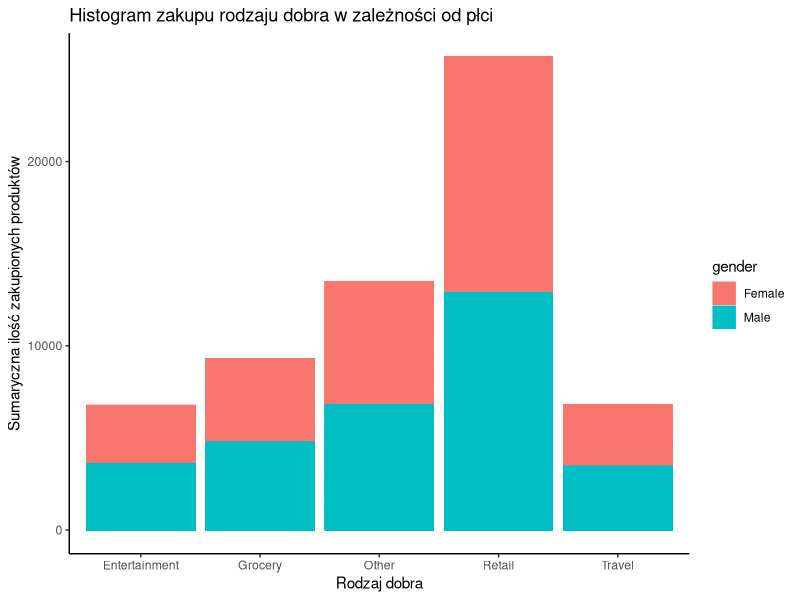
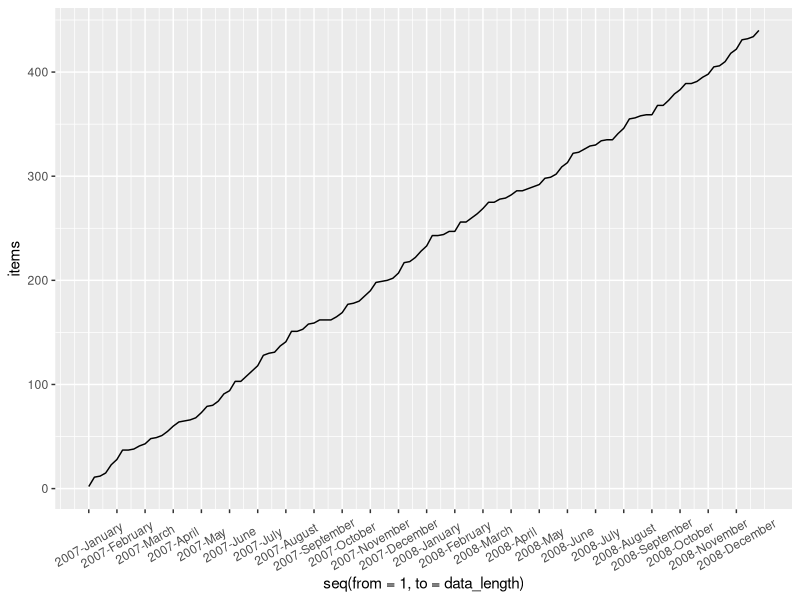

These charts were generated, in order, by the following R code:
## ---- chunk 1
library(ggplot2)
library(readr)
library(dplyr)
## ---- chunk 2
data <- read.csv2("credit_card.xls");
data
## ---- chunk 3
frame <- data.frame(
  items_summary=unclass(summary(data$items)),
  spent_summary=unclass(summary(data$spent))
  )
frame
## ---- chunk 4
ggplot() + 
  geom_bar(
    data=data, 
    aes(x=type_trans, y=items, color=gender, fill=gender), 
    stat="identity"
    ) +
  labs(
    title="Histogram zakupu rodzaju dobra w zależności od płci",
    x="Rodzaj dobra",
    y="Sumaryczna ilość zakupionych produktów"
    ) +
  theme_classic()
## ---- chunk 5
# Filtrujemy wysztkie dane pierwszego użytkownika
user_data <- data[data$custid == "8257-BKBEDP-MRF",]

month_numeric <- c("January", "February", "March", "April","May", "June", "July", "August", "September", "October", "November", "December" )

# Zamiana miesiąca z słowa na liczbe np. January=1
month <- match(user_data$month, month_numeric)

user_date_items = data.frame(
  year = user_data$year,
  month = month,
  items = user_data$items
  )

# Sortowanie po roku i miesiącu
sorted_user <- user_date_items[order(user_date_items$year, user_date_items$month),]
# Sumaryczny wektor 
sorted_user$items <- cumsum(sorted_user$items)
data_length = length(sorted_user$items)

ggplot() +
  geom_line(
    data=sorted_user, 
    aes(x = seq(from=1, to=data_length), y = items)) + 
  scale_x_continuous(
    breaks= seq(from=1, to=data_length, by=5), 
    labels=c(paste(rep(2007, 12), month_numeric, sep="-"), paste(rep(2008, 12), month_numeric, sep="-"))) +
  theme(axis.text.x = element_text(angle = 30, hjust = 0.5, vjust = 0.5))

